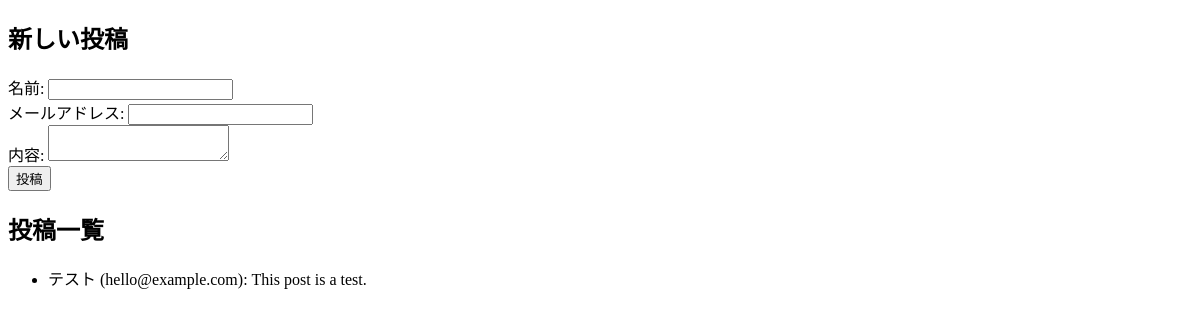
Before: / with the older database file.
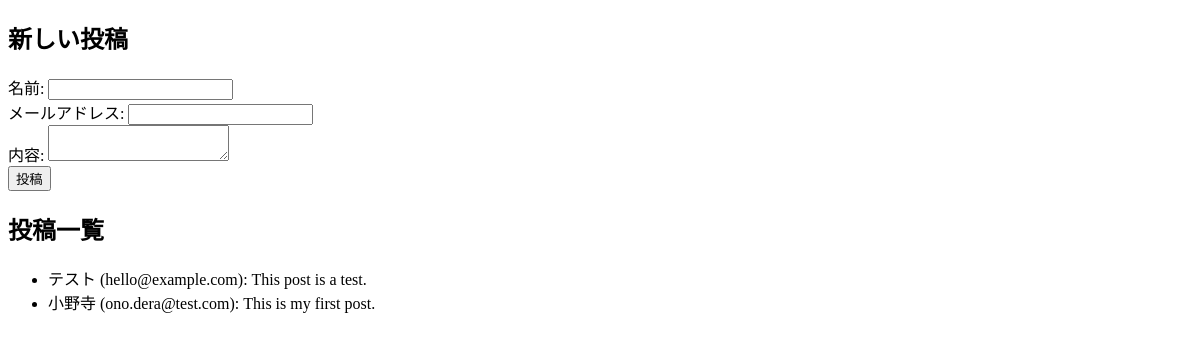
After: the same page with the newer database file.
### models.py (models this page shows)
class Post(Base):
    __tablename__ = "posts"
    id = Column(Integer, primary_key=True, index=True)
    name = Column(String, index=True)
    email = Column(String, index=True)
    content = Column(Text)

### main.py (the view)
@app.get("/")
def read_root(request: Request, db: Session = Depends(get_db)):
    posts = db.query(Post).all()
    return templates.TemplateResponse("index.html",
                                      {"request": request, "posts": posts})

### templates/index.html (shortened to what this page needs)
<!DOCTYPE html>
<html>
<head>
</head>
<body>
<h2>新しい投稿</h2>
<form action="/post/" method="post">
    名前: <input type="text" name="name"><br>
    メールアドレス: <input type="text" name="email"><br>
    内容: <textarea name="content"></textarea><br>
    <input type="submit" value="投稿">
</form>
<h2>投稿一覧</h2>
<ul>
{% for post in posts %}
    <li>{{ post.name }} ({{ post.email }}): {{ post.content }}</li>
{% endfor %}
</ul>
</body>
</html>

Changed rows visible on the page:
added Post: name "小野寺", email "ono.dera@test.com", content "This is my first post."
